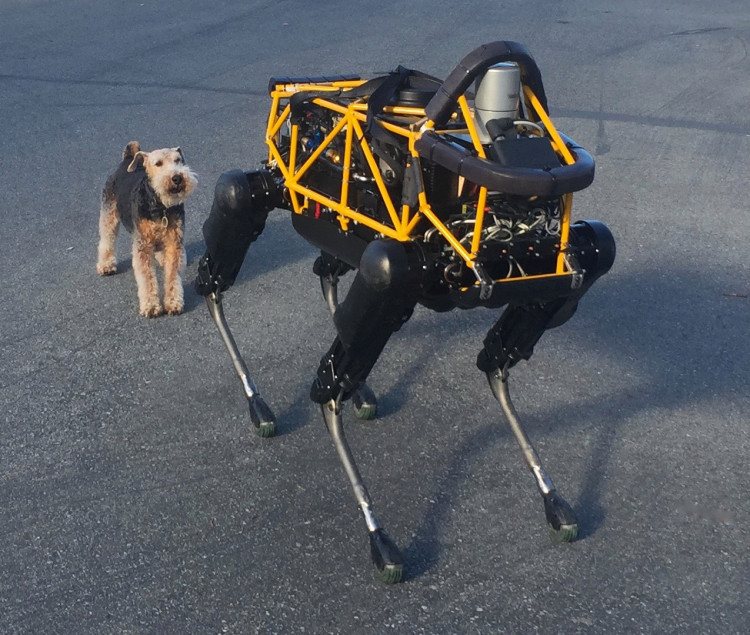
#> input picture perro-robot.jpg, 750 x 635 px
$ python resize_images.py perro-robot.jpg
#> lines starting #> are read from the running program, lines starting #| are printed output that depends on the picture
#> in resize_image, img is the input picture: shape (635, 750, 3); mean B, G, R 99.3, 93.7, 89.6
import time
from pathlib import Path

import cv2
import numpy as np

def letterbox(im, new_shape=(640, 640), color=(114, 114, 114), auto=True, scaleFill=False, scaleup=True, stride=32):
    # Resize and pad image while meeting stride-multiple constraints
#> called with new_shape = (640, 640), color = (114, 114, 114), auto = True, scaleFill = False, scaleup = True, stride = 640
    shape = im.shape[:2]  # current shape [height, width]
#> shape = (635, 750)
    if isinstance(new_shape, int):
        new_shape = (new_shape, new_shape)

    # Scale ratio (new / old)
    r = min(new_shape[0] / shape[0], new_shape[1] / shape[1])
#> r = 0.853
    if not scaleup:  # only scale down, do not scale up (for better val mAP)
        r = min(r, 1.0)

    # Compute padding
    ratio = r, r  # width, height ratios
#> ratio = (0.853, 0.853)
    new_unpad = int(round(shape[1] * r)), int(round(shape[0] * r))
#> new_unpad = (640, 542)
    dw, dh = new_shape[1] - new_unpad[0], new_shape[0] - new_unpad[1]  # wh padding
#> dw = 0; dh = 98
    if auto:  # minimum rectangle
        dw, dh = np.mod(dw, stride), np.mod(dh, stride)  # wh padding
    elif scaleFill:  # stretch
        dw, dh = 0.0, 0.0
        new_unpad = (new_shape[1], new_shape[0])
        ratio = new_shape[1] / shape[1], new_shape[0] / shape[0]  # width, height ratios

    dw /= 2  # divide padding into 2 sides
    dh /= 2
#> dh = 49

    if shape[::-1] != new_unpad:  # resize
        im = cv2.resize(im, new_unpad, interpolation=cv2.INTER_LINEAR)
    top, bottom = int(round(dh - 0.1)), int(round(dh + 0.1))
#> top = 49; bottom = 49
    left, right = int(round(dw - 0.1)), int(round(dw + 0.1))
#> left = 0; right = 0
    im = cv2.copyMakeBorder(im, top, bottom, left, right, cv2.BORDER_CONSTANT, value=color)  # add border
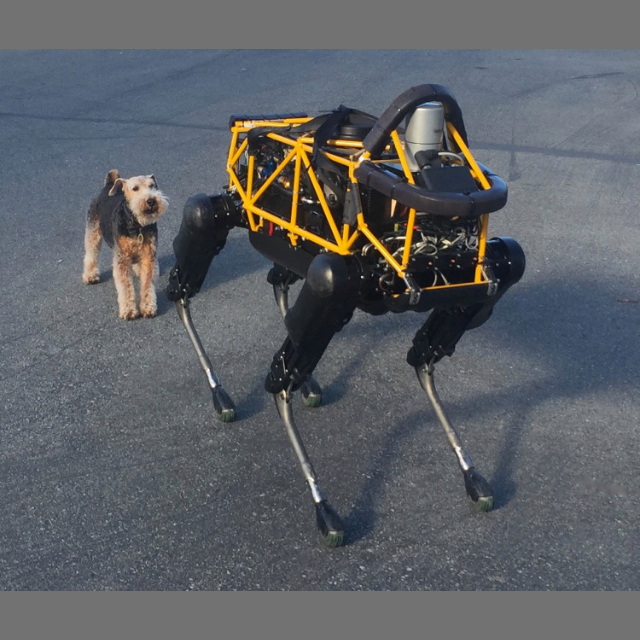
#> im: shape (640, 640, 3); mean of channels 0, 1, 2 101.4, 96.7, 93.3; drawn as B, G, R
    return im, ratio, (dw, dh)

def resize_image(filename, img_size=640):
    filename = Path(filename)
    with open(filename, "rb") as f:
        byte_array = f.read()
    file_bytes = np.asarray(bytearray(byte_array), dtype=np.uint8)
    t1 = time.perf_counter()
    img = cv2.imdecode(file_bytes, cv2.IMREAD_COLOR)
    img = letterbox(img, (img_size, img_size), stride=img_size)[0]  # padded resize
    t2 = time.perf_counter()
    output_name = filename.with_stem(f"{filename.stem}-resized")
    cv2.imwrite(str(output_name), img)
    return t2-t1

def main():
    import sys
    if len(sys.argv)<2:
        print(f"Usage: {sys.argv[0]} [image_filename ...]")
        sys.exit(1)
    t1 = time.perf_counter()
    for f in sys.argv[1:]:
        t = resize_image(f)
        print(f"{f} resized in {t}s (excluding IO)")
    t2 = time.perf_counter()
    print(f"Total time for all images (including IO): {t2-t1}s")

if __name__ == "__main__":
    main()
